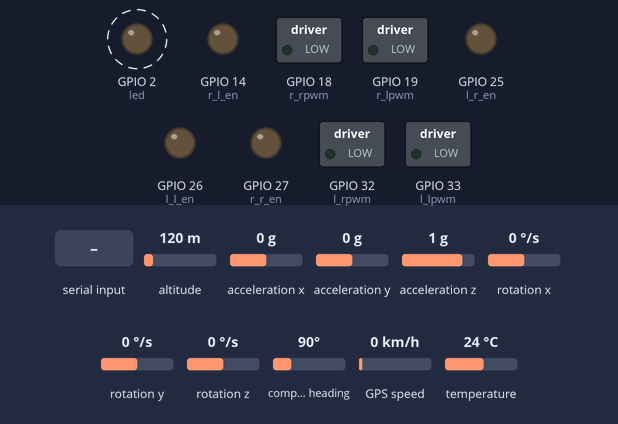
The program below on a simulated ESP32 board running MicroPython. Parts: switched loads named in the program (green lamp = pin HIGH), output pins drawn as LEDs (lit = HIGH). Dashed ring = blinking. The test bench sets the inputs (shaded band); at power-on: altitude 120 m, acceleration x 0 g, acceleration y 0 g, acceleration z 1 g, rotation x 0 °/s, rotation y 0 °/s, rotation z 0 °/s, compass heading 90°, GPS speed 0 km/h, temperature 24 °C. The GPS gets a fix after 3 s at 37.7749, -122.4194 with 8 satellites; what the program prints to the serial console is not drawn.

Above: at 0.1 s.
1.3 s: "." typed at the serial console, then Enter
Timing chart, 0 to 10.8 s (numbered marks = the images above; inputs shaded):
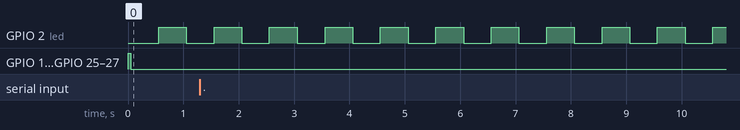

Measured:
- by itself, GPIO 2 (led): alternates HIGH for 0.50 s and LOW for 0.50 s

The program:

main.py
```python
# ==============================================================================
# RiceTrack Rover — ESP32 MicroPython Firmware (main.py)
# ==============================================================================
# Target MCU : ESP32-WROOM-32 DevKit V1
# Operating  : MicroPython v1.20+ (240 MHz)
# Interfaces :
#   - USB Serial REPL (UART0, 115200 baud) — Host PC bridge (newline JSON)
#   - I2C0 (GPIO21 SDA, GPIO22 SCL @ 400kHz) — MPU-6050 6-DOF IMU
#   - UART2 (GPIO17 TX, GPIO16 RX @ 9600 baud) — NEO-6M GPS Module
#   - Dual BTS7960 43A Motor Drivers — Differential Traction Drive
#       * Left:  R_EN=Pin(25), L_EN=Pin(26), RPWM=Pin(32), LPWM=Pin(33)
#       * Right: R_EN=Pin(27), L_EN=Pin(14), RPWM=Pin(18), LPWM=Pin(19)
#   - Status LED: Pin(2) — Heartbeat toggle (500 ms)
# ==============================================================================

import math
import struct
import sys
import time

try:
    import ujson
except ImportError:
    import json as ujson

try:
    import uselect as select
except ImportError:
    try:
        import select
    except ImportError:
        select = None

# Hardware import with CPython testing mock fallback
try:
    import machine
    from machine import I2C, PWM, UART, Pin
except ImportError:
    # Mocks for testing/linting in host CPython environments
    class MockPin:
        OUT = 1
        IN = 0
        def __init__(self, pin, mode=None, value=0):
            self.pin = pin
            self._val = value
        def value(self, v=None):
            if v is not None:
                self._val = v
            return self._val
    Pin = MockPin

    class MockPWM:
        def __init__(self, pin, freq=1000, duty=0):
            self.pin = pin
            self._f = freq
            self._d = duty
        def duty(self, d=None):
            if d is not None:
                self._d = d
            return self._d
        def freq(self, f=None):
            if f is not None:
                self._f = f
            return self._f
    PWM = MockPWM

    class MockI2C:
        def __init__(self, id=0, sda=None, scl=None, freq=400000):
            pass
        def writeto_mem(self, addr, memaddr, data):
            pass
        def readfrom_mem(self, addr, memaddr, nbytes):
            return b'\x00' * nbytes
    I2C = MockI2C

    class MockUART:
        def __init__(self, id=2, baudrate=9600, tx=17, rx=16):
            pass
        def any(self):
            return 0
        def read(self, n=None):
            return b''
        def write(self, buf):
            return len(buf)
    UART = MockUART

    class MockMachine:
        Pin = MockPin
        PWM = MockPWM
        I2C = MockI2C
        UART = MockUART
        @staticmethod
        def freq(f=None):
            return 240000000
    machine = MockMachine()

# Provide time.ticks_* fallbacks if running under CPython for validation
if not hasattr(time, 'ticks_ms'):
    time.ticks_ms = lambda: int(time.time() * 1000)
if not hasattr(time, 'ticks_us'):
    time.ticks_us = lambda: int(time.time() * 1000000)
if not hasattr(time, 'ticks_diff'):
    time.ticks_diff = lambda a, b: a - b
if not hasattr(time, 'sleep_ms'):
    time.sleep_ms = lambda ms: time.sleep(ms / 1000.0)


# ==============================================================================
# PIN SETUP & PERIPHERAL INITIALIZATION
# ==============================================================================

# Built-in heartbeat LED
led = Pin(2, Pin.OUT)

# I2C bus for MPU-6050 6-DOF IMU
i2c = I2C(0, sda=Pin(21), scl=Pin(22), freq=400000)

# UART2 for NEO-6M GPS receiver
gps_uart = UART(2, baudrate=9600, tx=17, rx=16)

# Left BTS7960 Motor Driver
l_r_en = Pin(25, Pin.OUT, value=1)
l_l_en = Pin(26, Pin.OUT, value=1)
l_rpwm = PWM(Pin(32), freq=1000, duty=0)
l_lpwm = PWM(Pin(33), freq=1000, duty=0)

# Right BTS7960 Motor Driver
r_r_en = Pin(27, Pin.OUT, value=1)
r_l_en = Pin(14, Pin.OUT, value=1)
r_rpwm = PWM(Pin(18), freq=1000, duty=0)
r_lpwm = PWM(Pin(19), freq=1000, duty=0)


# ==============================================================================
# GLOBAL RUNTIME STATE
# ==============================================================================

imu_ok = False
imu_roll = 0.0
imu_pitch = 0.0
imu_last_us = 0

gps_buf = ""
gps_lat = 0.0
gps_lon = 0.0
gps_sats = 0
gps_state = "none"

# Motor driver + host link monitoring state
boot_ms = time.ticks_ms()
last_host_msg_ms = None
drivers_ready = False
left_driver = {"enabled": False, "duty": 0.0, "direction": "stop"}
right_driver = {"enabled": False, "duty": 0.0, "direction": "stop"}


# ==============================================================================
# 1. IMU MPU-6050 FUNCTIONS
# ==============================================================================

def mpu6050_init():
    """Write 0x00 to register 0x6B (PWR_MGMT_1) at addr 0x68 to wake sensor."""
    global imu_ok
    try:
        i2c.writeto_mem(0x68, 0x6B, b'\x00')
        time.sleep_ms(50)
        imu_ok = True
        return True
    except Exception:
        imu_ok = False
        return False


def mpu6050_read():
    """Read 14 bytes from register 0x3B, unpack as big-endian signed shorts,
    compute roll/pitch using complementary filter:
      ACCEL_SCALE=16384.0, GYRO_SCALE=131.0, alpha=0.2.
    Return (roll, pitch, ok_bool)."""
    global imu_ok, imu_roll, imu_pitch, imu_last_us

    if not imu_ok:
        if not mpu6050_init():
            return (round(imu_roll, 2), round(imu_pitch, 2), False)

    try:
        raw = i2c.readfrom_mem(0x68, 0x3B, 14)
    except Exception:
        imu_ok = False
        return (round(imu_roll, 2), round(imu_pitch, 2), False)

    if not raw or len(raw) < 14:
        return (round(imu_roll, 2), round(imu_pitch, 2), False)

    # 14 bytes: ax, ay, az, temp, gx, gy, gz
    ax, ay, az, _, gx, gy, gz = struct.unpack('>hhhhhhh', raw)

    # Scale to physical units
    ax_g = ax / 16384.0
    ay_g = ay / 16384.0
    az_g = az / 16384.0
    gx_ds = gx / 131.0
    gy_ds = gy / 131.0

    # Accelerometer roll and pitch (degrees)
    accel_roll = math.atan2(ay_g, az_g) * 57.2957795
    denom = math.sqrt(ay_g * ay_g + az_g * az_g)
    accel_pitch = math.atan2(-ax_g, denom) * 57.2957795 if denom != 0 else 0.0

    now_us = time.ticks_us()
    if imu_last_us == 0:
        imu_roll = accel_roll
        imu_pitch = accel_pitch
        imu_last_us = now_us
    else:
        dt = time.ticks_diff(now_us, imu_last_us) / 1000000.0
        imu_last_us = now_us
        if dt <= 0 or dt > 0.5:
            dt = 0.05  # Default 20 Hz step if timing glitch occurs

        alpha = 0.2
        # Complementary filter fusion
        imu_roll = (1.0 - alpha) * (imu_roll + gx_ds * dt) + alpha * accel_roll
        imu_pitch = (1.0 - alpha) * (imu_pitch + gy_ds * dt) + alpha * accel_pitch

    return (round(imu_roll, 2), round(imu_pitch, 2), True)


# ==============================================================================
# 2. NEO-6M GPS & NMEA FUNCTIONS
# ==============================================================================

def parse_nmea_degree(raw_val, hemisphere):
    """Convert NMEA ddmm.mmmm to decimal degrees, negate for S/W."""
    if not raw_val:
        return 0.0
    try:
        raw_str = str(raw_val).strip()
        dot_idx = raw_str.find('.')
        if dot_idx < 2:
            return 0.0
        deg = float(raw_str[:dot_idx - 2])
        minutes = float(raw_str[dot_idx - 2:])
        dec = deg + (minutes / 60.0)
        if hemisphere in ('S', 's', 'W', 'w'):
            dec = -dec
        return round(dec, 6)
    except Exception:
        return 0.0


def verify_nmea_checksum(sentence):
    """XOR checksum validation for NMEA sentence between '$' and '*'."""
    if not sentence or '*' not in sentence:
        return False
    try:
        if sentence.startswith('$'):
            sentence = sentence[1:]
        body, chk = sentence.rsplit('*', 1)
        calc = 0
        for char in body:
            calc ^= ord(char)
        expected = int(chk[:2], 16)
        return calc == expected
    except Exception:
        return False


def read_gps():
    """Read available bytes from gps_uart, buffer lines, parse $GPGGA/$GPRMC.
    Return (state_str, lat, lon, sats)."""
    global gps_buf, gps_lat, gps_lon, gps_sats, gps_state
    try:
        avail = gps_uart.any()
        if avail:
            chunk = gps_uart.read(avail)
            if chunk:
                gps_buf += chunk.decode('ascii', 'ignore')
    except Exception:
        pass

    while '\n' in gps_buf:
        line, gps_buf = gps_buf.split('\n', 1)
        line = line.strip('\r \t')
        if not line.startswith('$'):
            continue
        if not verify_nmea_checksum(line):
            continue

        parts = line.split('*')[0].split(',')
        talker = parts[0]

        if talker in ('$GPGGA', '$GNGGA') and len(parts) >= 8:
            try:
                quality = int(parts[6]) if parts[6] else 0
                sats = int(parts[7]) if parts[7] else 0
                gps_sats = sats
                if quality > 0:
                    gps_state = "fix"
                    if parts[2] and parts[3]:
                        gps_lat = parse_nmea_degree(parts[2], parts[3])
                    if parts[4] and parts[5]:
                        gps_lon = parse_nmea_degree(parts[4], parts[5])
                else:
                    gps_state = "none"
            except Exception:
                pass

        elif talker in ('$GPRMC', '$GNRMC') and len(parts) >= 7:
            try:
                status = parts[2] if len(parts) > 2 else 'V'
                if status == 'A':
                    gps_state = "fix"
                    if parts[3] and parts[4]:
                        gps_lat = parse_nmea_degree(parts[3], parts[4])
                    if parts[5] and parts[6]:
                        gps_lon = parse_nmea_degree(parts[5], parts[6])
                else:
                    gps_state = "none"
            except Exception:
                pass

    if len(gps_buf) > 1024:
        gps_buf = gps_buf[-512:]

    return (gps_state, gps_lat, gps_lon, gps_sats)


# ==============================================================================
# 3. MOTOR DRIVER FUNCTIONS (BTS7960)
# ==============================================================================

def _update_driver_state(state, duty, ready=True):
    """Record the commanded state of one BTS7960 driver for telemetry."""
    duty = max(-1.0, min(1.0, float(duty)))
    state["enabled"] = ready and abs(duty) > 0.001
    state["duty"] = round(duty, 3)
    state["direction"] = "forward" if duty > 0.001 else "reverse" if duty < -0.001 else "stop"


def set_motors(left_duty, right_duty):
    """Accept signed floats -1.0..1.0.
    Positive = RPWM active (forward), negative = LPWM active (reverse).
    Scale to 10-bit PWM duty (0-1023). Enable pins HIGH."""
    global drivers_ready
    left_duty = max(-1.0, min(1.0, float(left_duty)))
    right_duty = max(-1.0, min(1.0, float(right_duty)))

    # Ensure H-bridge driver enable inputs are active
    l_r_en.value(1)
    l_l_en.value(1)
    r_r_en.value(1)
    r_l_en.value(1)
    drivers_ready = True

    # Left motor PWM
    l_val = int(abs(left_duty) * 1023)
    if left_duty >= 0:
        l_rpwm.duty(l_val)
        l_lpwm.duty(0)
    else:
        l_rpwm.duty(0)
        l_lpwm.duty(l_val)

    # Right motor PWM
    r_val = int(abs(right_duty) * 1023)
    if right_duty >= 0:
        r_rpwm.duty(r_val)
        r_lpwm.duty(0)
    else:
        r_rpwm.duty(0)
        r_lpwm.duty(r_val)

    _update_driver_state(left_driver, left_duty)
    _update_driver_state(right_driver, right_duty)


def stop_motors():
    """Set all PWM duty to 0 and disable motor driver enables."""
    global drivers_ready
    l_rpwm.duty(0)
    l_lpwm.duty(0)
    r_rpwm.duty(0)
    r_lpwm.duty(0)
    l_r_en.value(0)
    l_l_en.value(0)
    r_r_en.value(0)
    r_l_en.value(0)
    drivers_ready = True
    _update_driver_state(left_driver, 0.0, ready=False)
    _update_driver_state(right_driver, 0.0, ready=False)


def motor_status_message(msg_type="s"):
    """Build a link/driver status packet for the host web app.

    `host` tells the ESP32's view of the host link: 1 when a host command was
    received within the last 5 s. `l`/`r` report each BTS7960 driver state.
    """
    now = time.ticks_ms()
    host_age_ms = -1
    host_ok = 0
    if last_host_msg_ms is not None:
        host_age_ms = time.ticks_diff(now, last_host_msg_ms)
        host_ok = 1 if host_age_ms <= 5000 else 0

    return {
        "t": msg_type,
        "l": {
            "c": 1 if drivers_ready else 0,
            "e": 1 if left_driver["enabled"] else 0,
            "d": left_driver["duty"],
            "dir": left_driver["direction"],
        },
        "r": {
            "c": 1 if drivers_ready else 0,
            "e": 1 if right_driver["enabled"] else 0,
            "d": right_driver["duty"],
            "dir": right_driver["direction"],
        },
        "host": host_ok,
        "ha": host_age_ms,
        "up": time.ticks_diff(now, boot_ms) // 1000,
    }


# ==============================================================================
# 4. SERIAL COMMAND DISPATCH & PROTOCOL
# ==============================================================================

# Non-blocking stdin poller
_serial_poll = None
try:
    if select and hasattr(select, 'poll'):
        _serial_poll = select.poll()
        _serial_poll.register(sys.stdin, select.POLLIN)
except Exception:
    _serial_poll = None


def read_serial_line():
    """Non-blocking read of one line from sys.stdin."""
    global _serial_poll
    try:
        if _serial_poll is not None:
            if _serial_poll.poll(0):
                return sys.stdin.readline()
        elif select and hasattr(select, 'select'):
            r, _, _ = select.select([sys.stdin], [], [], 0)
            if r:
                return sys.stdin.readline()
    except Exception:
        pass
    return None


def process_command(line):
    """Parse JSON command from host, dispatch to motors/ping.
    Returns True if valid motor or stop command processed (resets watchdog)."""
    global last_host_msg_ms
    if not line:
        return False
    try:
        if isinstance(line, bytes):
            line = line.decode('ascii', 'ignore')
        line = line.strip()
        if not line:
            return False

        cmd = ujson.loads(line)
        c = cmd.get("c")

        if c in ("m", "s", "p"):
            last_host_msg_ms = time.ticks_ms()

        if c == "m":
            # Motor speed command: {"c":"m","l":0.65,"r":0.65}
            l = float(cmd.get("l", 0.0))
            r = float(cmd.get("r", 0.0))
            set_motors(l, r)
            return True
        elif c == "s":
            # Emergency stop command: {"c":"s"}
            stop_motors()
            return True
        elif c == "p":
            # Heartbeat ping command: {"c":"p"} -> pong + link/driver status
            print(ujson.dumps(motor_status_message("k")))
            return False
    except Exception:
        pass
    return False


# ==============================================================================
# 5. OBJECT-ORIENTED WRAPPERS (FOR MODULAR INTEGRATION)
# ==============================================================================

class IMUReader:
    """Object wrapper for MPU-6050 complementary-filter IMU."""
    def __init__(self, i2c_bus=None):
        mpu6050_init()
    def read(self):
        return mpu6050_read()

class GPSReader:
    """Object wrapper for NEO-6M UART NMEA GPS receiver."""
    def __init__(self, uart_bus=None):
        pass
    def poll(self):
        return read_gps()
    @property
    def fix(self):
        return gps_state
    @property
    def lat(self):
        return gps_lat
    @property
    def lon(self):
        return gps_lon
    @property
    def sats(self):
        return gps_sats

class MotorDriver:
    """Object wrapper for dual BTS7960 motor driver H-bridges."""
    def drive(self, left_duty, right_duty):
        set_motors(left_duty, right_duty)
    def stop(self):
        stop_motors()


# ==============================================================================
# 6. MAIN FIRMWARE EVENT LOOP
# ==============================================================================

def main():
    """Main loop: read serial commands (non-blocking via sys.stdin),
    run IMU at 20Hz, GPS at 1Hz, LED heartbeat every 500ms,
    motor watchdog (auto-stop if no command for 2s).
    Use time.ticks_ms() for timing."""

    # Initialize subsystems
    mpu6050_init()
    stop_motors()

    now = time.ticks_ms()
    last_imu_ms = now
    last_gps_ms = now
    last_led_ms = now
    last_cmd_ms = now
    last_status_ms = now
    led_state = False

    while True:
        now = time.ticks_ms()

        # --- 1. Serial command ingest (non-blocking) ---
        line = read_serial_line()
        if line:
            if process_command(line):
                last_cmd_ms = now

        # --- 2. Motor watchdog (auto-stop after 2s without command) ---
        if time.ticks_diff(now, last_cmd_ms) > 2000:
            stop_motors()
            last_cmd_ms = now  # Reset so stop_motors() is not continuously called

        # --- 3. IMU telemetry @ 20 Hz (50 ms interval) ---
        if time.ticks_diff(now, last_imu_ms) >= 50:
            last_imu_ms = now
            roll, pitch, ok = mpu6050_read()
            msg = {
                "t": "i",
                "r": roll,
                "p": pitch,
                "ok": 1 if ok else 0
            }
            print(ujson.dumps(msg))

        # --- 4. GPS read & telemetry @ 1 Hz (1000 ms interval) ---
        state, lat, lon, sats = read_gps()
        if time.ticks_diff(now, last_gps_ms) >= 1000:
            last_gps_ms = now
            msg = {
                "t": "g",
                "s": state,
                "la": lat,
                "lo": lon,
                "n": sats
            }
            print(ujson.dumps(msg))

        # --- 5. Link / motor driver status telemetry @ 1 Hz (1000 ms) ---
        if time.ticks_diff(now, last_status_ms) >= 1000:
            last_status_ms = now
            print(ujson.dumps(motor_status_message("s")))

        # --- 6. Heartbeat LED toggle every 500 ms ---
        if time.ticks_diff(now, last_led_ms) >= 500:
            last_led_ms = now
            led_state = not led_state
            led.value(1 if led_state else 0)

        # Yield 1 ms to prevent CPU starvation
        time.sleep_ms(1)


if __name__ == "__main__":
    try:
        main()
    except KeyboardInterrupt:
        stop_motors()
        led.value(0)
```

Source omitted: boot.py (728 bytes)
